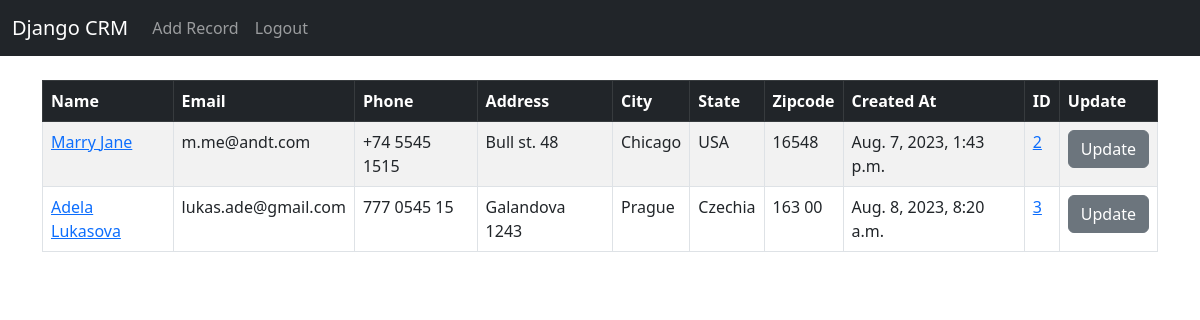
The app's page / (signed in) with its own data.
### website/models.py (models this page shows, shortened)
class Record(models.Model):
    create_at = models.DateTimeField(auto_now_add=True)
    first_name = models.CharField(max_length=50)
    last_name = models.CharField(max_length=50)
    email = models.CharField(max_length=100)
    phone = models.CharField(max_length=15)
    address = models.CharField(max_length=100)
    city = models.CharField(max_length=50)
    state = models.CharField(max_length=50)
    zipcode = models.CharField(max_length=20)

### website/views.py (the view)
# urls.py: 2. Add a URL to urlpatterns:  path('', views.home, name='home')
def home(request):
    records = Record.objects.all()
    if request.method == "POST":
        username = request.POST["username"]
        password = request.POST["password"]
        user = authenticate(request, username=username, password=password)
        if user is not None:
            login(request, user)
            messages.success(request, "You have been Logged In!" )
            return redirect("home")
        else:
            messages.success(request, "There Was An Error Logging In, Please Try Again")
            return redirect("home")
    else:
        context = {"records":records}
        return render(request, "home.html", context)

### website/templates/home.html (shortened to what this page needs)
{% extends "base.html" %}
{% block content %}
{% if user.is_authenticated %}
<table class="table table-striped table-hover table-bordered">
    <thead class="table-dark">
      <tr>
        <th scope="col">Name</th>
        <th scope="col">Email</th>
        <th scope="col">Phone</th>
        <th scope="col">Address</th>
        <th scope="col">City</th>
        <th scope="col">State</th>
        <th scope="col">Zipcode</th>
        <th scope="col">Created At</th>
        <th scope="col">ID</th>
        <th scope="col">Update</th>
      </tr>
    </thead>
    <tbody>
        {% if records %}
            {% for record in records %}
            <tr>
                <td><a href="{% url "record" record.id %}">{{ record.first_name }} {{ record.last_name }}</a></td>
                <td>{{ record.email }}</td>
                <td>{{ record.phone }}</td>
                <td>{{ record.address }}</td>
                <td>{{ record.city }}</td>
                <td>{{ record.state }}</td>
                <td>{{ record.zipcode }}</td>
                <td>{{ record.create_at }}</td>
                <td><a href="{% url "record" record.id %}">{{ record.id }}</a></td>
                <td><a href="{% url "update_record" record.id %}" class="btn btn-secondary">Update</a></td>
            </tr>
            {% endfor %}
        {% endif %}
    </tbody>
  </table>
{% endif %}
{% endblock %}

### website/templates/base.html (shortened to what this page needs)
<!doctype html>
<html lang="en">
  <head>
    <link href="https://cdn.jsdelivr.net/npm/bootstrap@5.3.0/dist/css/bootstrap.min.css" rel="stylesheet">
  </head>
  <body>
    {% include "navbar.html" %}
    <div class="container">
        <br/>
        {% block content %}
        {% endblock %}
    </div>
  </body>
</html>

### website/templates/navbar.html (shortened to what this page needs)
<nav class="navbar navbar-expand-lg navbar-dark bg-dark">
    <div class="container-fluid">
      <a class="navbar-brand" href="{% url "home" %}">Django CRM</a>
      <div class="collapse navbar-collapse" id="navbarSupportedContent">
        <ul class="navbar-nav me-auto mb-2 mb-lg-0">
          {% if user.is_authenticated %}
          <li class="nav-item">
            <a class="nav-link" href="{% url 'add_record' %}">Add Record</a>
          </li>
          <li class="nav-item">
            <a class="nav-link" href="{% url 'logout' %}">Logout</a>
          </li>
          {% else %}
          <li class="nav-item">
            <a class="nav-link" href="{% url "register" %}">Register</a>
          <li class="nav-item">
            <a class="nav-link" href="{% url "home" %}">Login</a>
          {% endif %}
        </ul>
      </div>
    </div>
  </nav>

### records on screen
Record: first_name "Marry", last_name "Jane", email "m.me@andt.com", phone "+74 5545 1515", address "Bull st. 48", city "Chicago", state "USA", zipcode "16548", create_at "Aug. 7, 2023, 1:43 p.m.", id "2"
Record: first_name "Adela", last_name "Lukasova", email "lukas.ade@gmail.com", phone "777 0545 15", address "Galandova 1243", city "Prague", state "Czechia", zipcode "163 00", create_at "Aug. 8, 2023, 8:20 a.m.", id "3"
